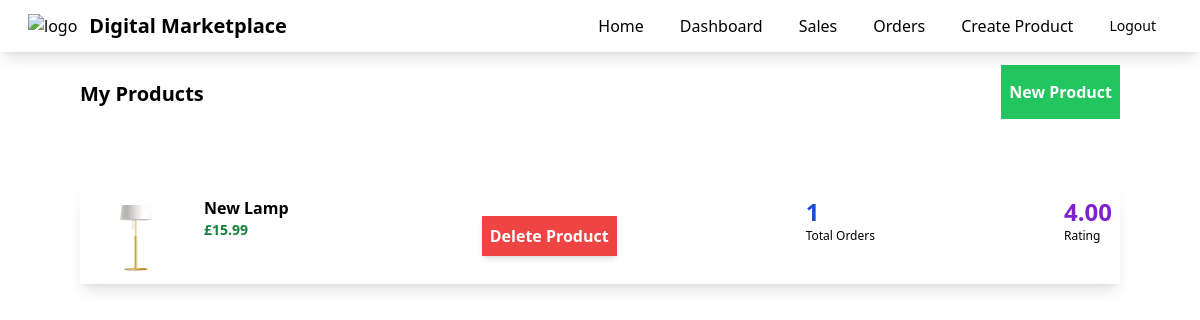
Screenshot of /dashboard (signed in) with the database file from the repository.
### myapp/models.py (models this page shows, shortened)
class Product(models.Model):
    seller= models.ForeignKey(User, on_delete=models.CASCADE)
    name = models.CharField(max_length=100)
    description = models.CharField(max_length=100)
    price = models.FloatField()
    file = models.FileField(upload_to="uploads")
    total_sales_amount = models.FloatField(default=0)
    total_sales = models.IntegerField(default = 0)
    total_ratings = models.IntegerField(default=0)
    total_rating_value = models.FloatField(default=0.0)
    reviewed_by = models.ManyToManyField(User, related_name='reviewed_products', blank=True)
    def calculate_average_rating(self):
        if self.total_ratings == 0:
            return 0.0
        return self.total_rating_value / self.total_ratings
    @property
    def average_rating(self):
        return self.calculate_average_rating()

### myapp/views.py (the view)
# urls.py: path('dashboard', views.dashboard, name="dashboard"),
@login_required
def dashboard(request):
    if request.user.is_superuser:
        products = Product.objects.all()
    else:
        products = Product.objects.filter(seller=request.user)
    for product in products:
        orders = OrderDetail.objects.filter(products=product)
        product.total_orders = orders.count()
        product.total_revenue = product.price * orders.count()
        product.random_rating = product.average_rating
    return render(request, 'myapp/dashboard.html', {'products': products})

### myapp/context_processors.py (called while the page is built)
def user_context(request):
    return {'user': request.user}

### myapp/templates/myapp/dashboard.html (shortened to what this page needs)
{% extends 'myapp/base.html' %}
{% block body %}
<div class="flex justify-between">
    <div class="ml-20 mt-20 font-bold text-xl">My Products</div>
    <div class="mr-20 mt-20">
        <a href="{% url 'createproduct' %}" class="bg-green-500 font-bold hover:bg-green-700 text-white px-2 py-4">New
            Product</a>
    </div>
</div>
<div class="products-container p-10 m-5">
    {% for product in products %}
    <div class="flex m-5 p-2 justify-between shadow-lg">
        <div class="flex w-1/5">
            <img class="h-20 w-24" src="{{ product.file.url }}" alt="">
            <div class="relative group">
                <a href="{% url 'editproduct' product.id %}">
                    <div class="ml-5 opacity-100 group-hover:opacity-0">
                        <div class="font-bold text-md">{{ product.name }}</div>
                        <div class="font-bold text-sm text-green-700">£{{ product.price }}</div>
                    </div>
                </a>
            </div>
        </div>
        <div class="flex flex-col items-center justify-around">
            <a class="bg-red-500 hover:bg-red-700 text-white font-bold px-2 py-2 shadow-md"
                href="{% url 'delete' product.id %}">Delete Product</a>
        </div>
        <div>
            <div class="text-2xl text-blue-700 font-bold">{{ product.total_orders }}</div>
            <div class="text-xs">Total Orders</div>
        </div>
        <div>
            <div class="text-2xl text-purple-700 font-bold">{{ product.random_rating|floatformat:2 }}</div>
            <div class="text-xs">Rating</div>
        </div>
    </div>
    {% endfor %}
</div>
{% endblock %}

### myapp/templates/myapp/base.html (style rules this page uses)
body { margin: 0; padding: 0; }

### rows the page displays
Product: file (picture), name "New Lamp", price "15.99", total_orders "1", random_rating "4.00"
